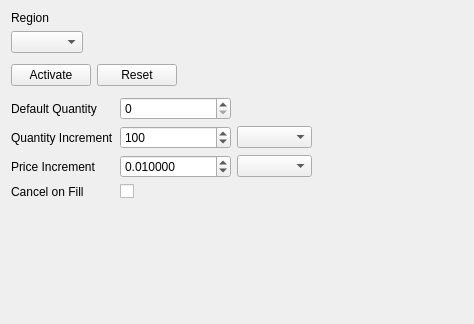
<?xml version="1.0" encoding="UTF-8"?>
<ui version="4.0">
 <class>InteractionsWidget</class>
 <widget class="QWidget" name="InteractionsWidget">
  <property name="geometry">
   <rect>
    <x>0</x>
    <y>0</y>
    <width>474</width>
    <height>324</height>
   </rect>
  </property>
  <property name="windowTitle">
   <string>Interactions</string>
  </property>
  <layout class="QVBoxLayout" name="verticalLayout_2" stretch="0,0,0,0,0,1">
   <item>
    <layout class="QHBoxLayout" name="m_topLayout">
     <item>
      <layout class="QVBoxLayout" name="m_regionLayout">
       <item>
        <widget class="QLabel" name="m_regionLabel">
         <property name="text">
          <string>Region</string>
         </property>
        </widget>
       </item>
       <item>
        <widget class="QComboBox" name="m_regionComboBox">
         <property name="sizePolicy">
          <sizepolicy hsizetype="Preferred" vsizetype="Preferred">
           <horstretch>0</horstretch>
           <verstretch>0</verstretch>
          </sizepolicy>
         </property>
        </widget>
       </item>
      </layout>
     </item>
     <item>
      <spacer name="m_topLayoutSpacer">
       <property name="orientation">
        <enum>Qt::Horizontal</enum>
       </property>
       <property name="sizeHint" stdset="0">
        <size>
         <width>40</width>
         <height>20</height>
        </size>
       </property>
      </spacer>
     </item>
    </layout>
   </item>
   <item>
    <spacer name="m_buttonTopSpacer">
     <property name="orientation">
      <enum>Qt::Vertical</enum>
     </property>
     <property name="sizeType">
      <enum>QSizePolicy::Fixed</enum>
     </property>
     <property name="sizeHint" stdset="0">
      <size>
       <width>20</width>
       <height>5</height>
      </size>
     </property>
    </spacer>
   </item>
   <item>
    <layout class="QHBoxLayout" name="m_resetLayout">
     <item>
      <widget class="QPushButton" name="m_activateRegionButton">
       <property name="text">
        <string>Activate</string>
       </property>
      </widget>
     </item>
     <item>
      <widget class="QPushButton" name="m_resetRegionButton">
       <property name="text">
        <string>Reset</string>
       </property>
      </widget>
     </item>
     <item>
      <spacer name="m_resetSpacer">
       <property name="orientation">
        <enum>Qt::Horizontal</enum>
       </property>
       <property name="sizeHint" stdset="0">
        <size>
         <width>40</width>
         <height>20</height>
        </size>
       </property>
      </spacer>
     </item>
    </layout>
   </item>
   <item>
    <spacer name="m_buttonBottomSpacer">
     <property name="orientation">
      <enum>Qt::Vertical</enum>
     </property>
     <property name="sizeType">
      <enum>QSizePolicy::Fixed</enum>
     </property>
     <property name="sizeHint" stdset="0">
      <size>
       <width>20</width>
       <height>5</height>
      </size>
     </property>
    </spacer>
   </item>
   <item>
    <layout class="QGridLayout" name="m_gridLayout">
     <item row="1" column="1">
      <widget class="QSpinBox" name="m_quantityIncrementSpinBox">
       <property name="minimum">
        <number>1</number>
       </property>
       <property name="maximum">
        <number>1000000</number>
       </property>
       <property name="value">
        <number>100</number>
       </property>
      </widget>
     </item>
     <item row="0" column="0">
      <widget class="QLabel" name="m_defaultQuantityLabel">
       <property name="text">
        <string>Default Quantity</string>
       </property>
      </widget>
     </item>
     <item row="0" column="1">
      <widget class="QSpinBox" name="m_defaultQuantitySpinBox">
       <property name="minimumSize">
        <size>
         <width>100</width>
         <height>0</height>
        </size>
       </property>
       <property name="maximum">
        <number>1000000</number>
       </property>
      </widget>
     </item>
     <item row="1" column="0">
      <widget class="QLabel" name="m_quantityIncrementLabel">
       <property name="text">
        <string>Quantity Increment</string>
       </property>
      </widget>
     </item>
     <item row="2" column="0">
      <widget class="QLabel" name="m_priceIncrementLabel">
       <property name="text">
        <string>Price Increment</string>
       </property>
      </widget>
     </item>
     <item row="2" column="1">
      <widget class="Spire::LegacyUI::MoneySpinBox" name="m_priceIncrementSpinBox">
       <property name="decimals">
        <number>6</number>
       </property>
       <property name="minimum">
        <double>0.000001000000000</double>
       </property>
       <property name="maximum">
        <double>1000000.000000000000000</double>
       </property>
       <property name="singleStep">
        <double>0.010000000000000</double>
       </property>
       <property name="value">
        <double>0.010000000000000</double>
       </property>
      </widget>
     </item>
     <item row="0" column="3">
      <spacer name="m_gridLayoutSpacer">
       <property name="orientation">
        <enum>Qt::Horizontal</enum>
       </property>
       <property name="sizeHint" stdset="0">
        <size>
         <width>40</width>
         <height>20</height>
        </size>
       </property>
      </spacer>
     </item>
     <item row="1" column="2">
      <widget class="QComboBox" name="m_quantityIncrementModifierComboBox">
       <property name="sizePolicy">
        <sizepolicy hsizetype="Fixed" vsizetype="Fixed">
         <horstretch>0</horstretch>
         <verstretch>0</verstretch>
        </sizepolicy>
       </property>
       <property name="minimumSize">
        <size>
         <width>75</width>
         <height>0</height>
        </size>
       </property>
       <property name="maximumSize">
        <size>
         <width>75</width>
         <height>16777215</height>
        </size>
       </property>
      </widget>
     </item>
     <item row="2" column="2">
      <widget class="QComboBox" name="m_priceIncrementModifierComboBox"/>
     </item>
     <item row="3" column="0">
      <widget class="QLabel" name="m_cancelOnFillLabel">
       <property name="text">
        <string>Cancel on Fill</string>
       </property>
      </widget>
     </item>
     <item row="3" column="1">
      <widget class="QCheckBox" name="m_cancelOnFillCheckBox">
       <property name="text">
        <string/>
       </property>
      </widget>
     </item>
    </layout>
   </item>
   <item>
    <spacer name="m_bottomSpacer">
     <property name="orientation">
      <enum>Qt::Vertical</enum>
     </property>
     <property name="sizeHint" stdset="0">
      <size>
       <width>20</width>
       <height>40</height>
      </size>
     </property>
    </spacer>
   </item>
  </layout>
 </widget>
 <customwidgets>
  <customwidget>
   <class>Spire::LegacyUI::MoneySpinBox</class>
   <extends>QDoubleSpinBox</extends>
   <header>Spire/LegacyUI/MoneySpinBox.hpp</header>
  </customwidget>
 </customwidgets>
 <resources/>
 <connections/>
</ui>
